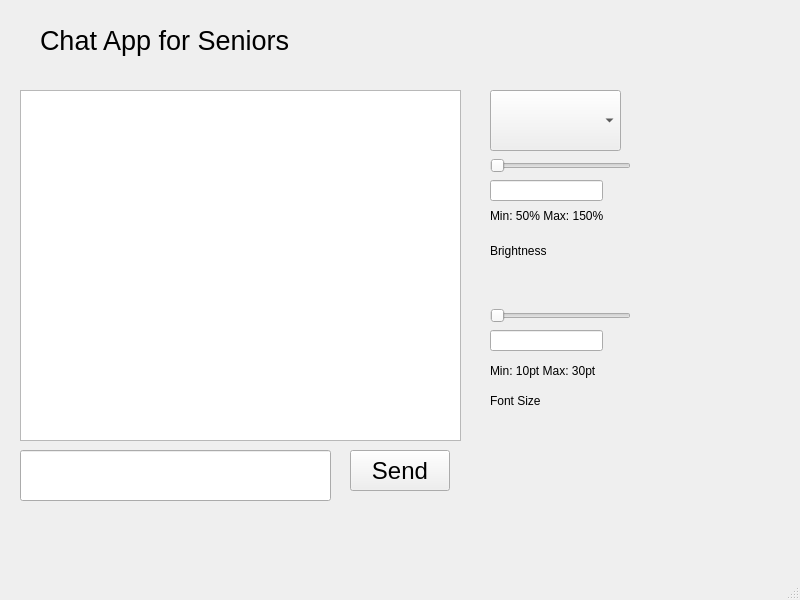
<?xml version="1.0" encoding="UTF-8"?>
<ui version="4.0">
 <class>MainWindow</class>
 <widget class="QMainWindow" name="MainWindow">
  <property name="geometry">
   <rect>
    <x>0</x>
    <y>0</y>
    <width>800</width>
    <height>600</height>
   </rect>
  </property>
  <property name="windowTitle">
   <string>MainWindow</string>
  </property>
  <widget class="QWidget" name="centralwidget">
   <widget class="QTextEdit" name="chatDisplay">
    <property name="geometry">
     <rect>
      <x>20</x>
      <y>90</y>
      <width>441</width>
      <height>351</height>
     </rect>
    </property>
    <property name="font">
     <font>
      <pointsize>18</pointsize>
     </font>
    </property>
    <property name="readOnly">
     <bool>true</bool>
    </property>
   </widget>
   <widget class="QLineEdit" name="messageInput">
    <property name="geometry">
     <rect>
      <x>20</x>
      <y>450</y>
      <width>311</width>
      <height>51</height>
     </rect>
    </property>
    <property name="font">
     <font>
      <pointsize>18</pointsize>
     </font>
    </property>
   </widget>
   <widget class="QPushButton" name="sendButton">
    <property name="geometry">
     <rect>
      <x>350</x>
      <y>450</y>
      <width>100</width>
      <height>41</height>
     </rect>
    </property>
    <property name="font">
     <font>
      <pointsize>18</pointsize>
     </font>
    </property>
    <property name="text">
     <string>Send</string>
    </property>
   </widget>
   <widget class="QComboBox" name="profileDropdown">
    <property name="geometry">
     <rect>
      <x>490</x>
      <y>90</y>
      <width>131</width>
      <height>61</height>
     </rect>
    </property>
    <property name="font">
     <font>
      <pointsize>18</pointsize>
     </font>
    </property>
   </widget>
   <widget class="QSlider" name="brightnessSlider">
    <property name="geometry">
     <rect>
      <x>490</x>
      <y>150</y>
      <width>141</width>
      <height>31</height>
     </rect>
    </property>
    <property name="orientation">
     <enum>Qt::Orientation::Horizontal</enum>
    </property>
   </widget>
   <widget class="QSlider" name="fontSizeSlider">
    <property name="geometry">
     <rect>
      <x>490</x>
      <y>300</y>
      <width>141</width>
      <height>31</height>
     </rect>
    </property>
    <property name="orientation">
     <enum>Qt::Orientation::Horizontal</enum>
    </property>
   </widget>
   <widget class="QLabel" name="label">
    <property name="geometry">
     <rect>
      <x>40</x>
      <y>10</y>
      <width>701</width>
      <height>61</height>
     </rect>
    </property>
    <property name="font">
     <font>
      <pointsize>20</pointsize>
     </font>
    </property>
    <property name="text">
     <string>Chat App for Seniors</string>
    </property>
   </widget>
   <widget class="QLabel" name="label_2">
    <property name="geometry">
     <rect>
      <x>490</x>
      <y>230</y>
      <width>201</width>
      <height>41</height>
     </rect>
    </property>
    <property name="text">
     <string>Brightness</string>
    </property>
   </widget>
   <widget class="QLabel" name="label_3">
    <property name="geometry">
     <rect>
      <x>490</x>
      <y>380</y>
      <width>191</width>
      <height>41</height>
     </rect>
    </property>
    <property name="text">
     <string>Font Size</string>
    </property>
   </widget>
   <widget class="QLineEdit" name="brightnessInput">
    <property name="geometry">
     <rect>
      <x>490</x>
      <y>180</y>
      <width>113</width>
      <height>21</height>
     </rect>
    </property>
    <property name="placeholderText">
     <string extracomment="100%"/>
    </property>
   </widget>
   <widget class="QLineEdit" name="fontSizeInput">
    <property name="geometry">
     <rect>
      <x>490</x>
      <y>330</y>
      <width>113</width>
      <height>21</height>
     </rect>
    </property>
    <property name="placeholderText">
     <string extracomment="18 pt"/>
    </property>
   </widget>
   <widget class="QLabel" name="brightnessRangeLabel">
    <property name="geometry">
     <rect>
      <x>490</x>
      <y>200</y>
      <width>201</width>
      <height>31</height>
     </rect>
    </property>
    <property name="text">
     <string>Min: 50% Max: 150%</string>
    </property>
   </widget>
   <widget class="QLabel" name="fontSizeRangeLabel">
    <property name="geometry">
     <rect>
      <x>490</x>
      <y>350</y>
      <width>191</width>
      <height>41</height>
     </rect>
    </property>
    <property name="text">
     <string>Min: 10pt Max: 30pt</string>
    </property>
   </widget>
  </widget>
  <widget class="QMenuBar" name="menubar">
   <property name="geometry">
    <rect>
     <x>0</x>
     <y>0</y>
     <width>800</width>
     <height>24</height>
    </rect>
   </property>
  </widget>
  <widget class="QStatusBar" name="statusbar"/>
 </widget>
 <resources/>
 <connections/>
</ui>
